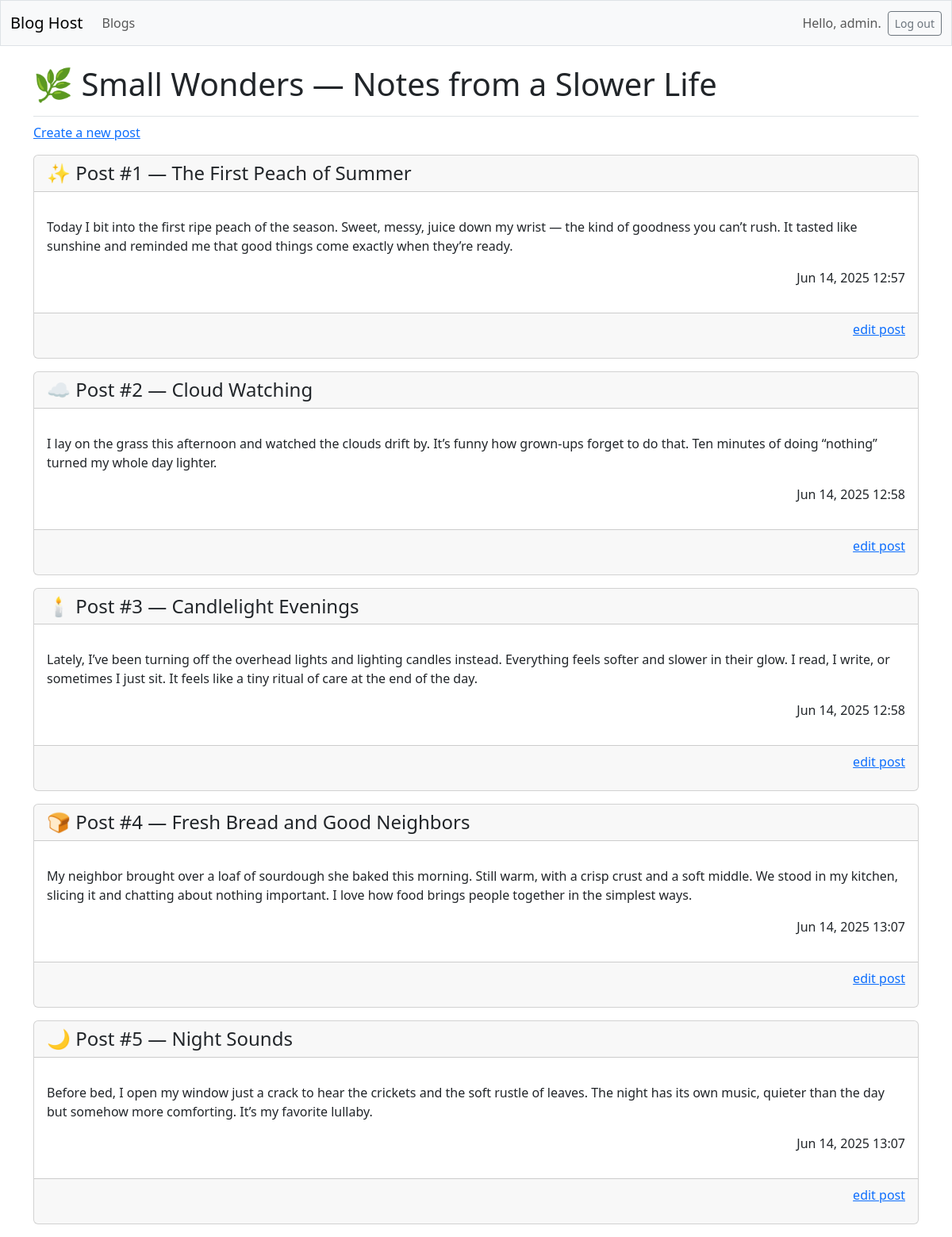
The app's page /blogs/2 (signed in) with its own data.
### blogs/models.py (models this page shows, shortened)
class Blog(models.Model):
    title = models.CharField(max_length=200)
    description = models.CharField(max_length=500)
    date_added = models.DateTimeField(auto_now_add=True)
    owner = models.ForeignKey(User, on_delete=models.CASCADE)

class Post(models.Model):
    blog = models.ForeignKey(Blog, on_delete=models.CASCADE)
    title = models.CharField(max_length=200)
    text = models.TextField()
    date_added = models.DateTimeField(auto_now_add=True)

### blogs/views.py (the view)
# urls.py: path('blogs/<int:blog_id>', views.blog, name='blog'),
def blog(request, blog_id):
    blog = Blog.objects.get(id=blog_id)
    posts = blog.post_set.order_by('date_added')
    context = {'blog': blog, 'posts': posts}
    return render(request, 'blogs/blog.html', context)

### blogs/templates/blogs/blog.html
{% extends 'blogs/base.html' %}
{% block page_header %}
  <h1>{{ blog.title }}</h1>
{% endblock page_header %}
{% block content %}
  <p>
    <a href="{% url 'blogs:new_post' blog.id %}">Create a new post</a>
  </p>
{% for post in posts %}
    <div class="card mb-3">
      <h4 class="card-header">{{ post.title }}</h4>
      <div class="card-body">
        <p class="card-text">{{ post.text|linebreaks }}</p>
        <p class="text-end">{{ post.date_added|date:'M d, Y H:i' }}</p>
      </div>
      <div class="card-footer text-muted">
        <p class="text-end"><a href="{% url 'blogs:edit_post' post.id %}">
          edit post</a></p>
      </div>
    </div>
  {% empty %}
    <p>This blog does not have any posts yet.</p>
  {% endfor %}
{% endblock content %}

### blogs/templates/blogs/base.html (shortened to what this page needs)
<!doctype html>
<html lang="en">
<head>
  {% load django_bootstrap5 %}
  {% bootstrap_css %}
</head>
<body>
  <nav class="navbar navbar-expand-md navbar-light bg-light mb-4 border">
    <div class="container-fluid">
      <a class="navbar-brand" href="{% url 'blogs:index' %}">
          Blog Host</a>
      <div class="collapse navbar-collapse" id="navbarCollapse">
        <ul class="navbar-nav me-auto mb-2 mb-md-0">
          <li class="nav-item">
            <a class="nav-link" href="{% url 'blogs:blogs' %}">
              Blogs</a></li>
        </ul>
        <ul class="navbar-nav ms-auto mb-2 mb-md-0">
          {% if user.is_authenticated %}
            <li class="nav-item">
              <span class="navbar-text me-2">Hello, {{ user.username }}.
                </span></li>
          {% endif %}
        </ul>
        {% if user.is_authenticated %}
          <form action="{% url 'accounts:logout' %}" method='post'>
            <button name='submit' class='btn btn-outline-secondary btn-sm'>
              Log out</button>
          </form>
        {% endif %}
      </div>
    </div>
  </nav>
  <main class="container">
    <div class="pb-2 mb-2 border-bottom">
      {% block page_header %}{% endblock page_header %}
    </div>
    <div>
      {% block content %}{% endblock content %}
    </div>
  </main>
</body>
</html>

### records on screen
Blog: title "🌿 Small Wonders — Notes from a Slower Life"
Post: title "✨ Post #1 — The First Peach of Summer", text "Today I bit into the first ripe peach of the season. Sweet, messy, juice down my wrist — the kind of goodness you can’t rush. It tasted like sunshine and reminded me that good things come exactly when they’re ready.", date_added "Jun 14, 2025 12:57"
Post: title "☁️ Post #2 — Cloud Watching", text "I lay on the grass this afternoon and watched the clouds drift by. It’s funny how grown-ups forget to do that. Ten minutes of doing “nothing” turned my whole day lighter.", date_added "Jun 14, 2025 12:58"
Post: title "🕯️ Post #3 — Candlelight Evenings", text "Lately, I’ve been turning off the overhead lights and lighting candles instead. Everything feels softer and slower in their glow. I read, I write, or sometimes I just sit. It feels like a tiny ritual of care at the end of the day.", date_added "Jun 14, 2025 12:58"
Post: title "🍞 Post #4 — Fresh Bread and Good Neighbors", text "My neighbor brought over a loaf of sourdough she baked this morning. Still warm, with a crisp crust and a soft middle. We stood in my kitchen, slicing it and chatting about nothing important. I love how food brings people together in the simplest ways.", date_added "Jun 14, 2025 13:07"
Post: title "🌙 Post #5 — Night Sounds", text "Before bed, I open my window just a crack to hear the crickets and the soft rustle of leaves. The night has its own music, quieter than the day but somehow more comforting. It’s my favorite lullaby.", date_added "Jun 14, 2025 13:07"

### other values on screen
{{ user.username }} "admin"
